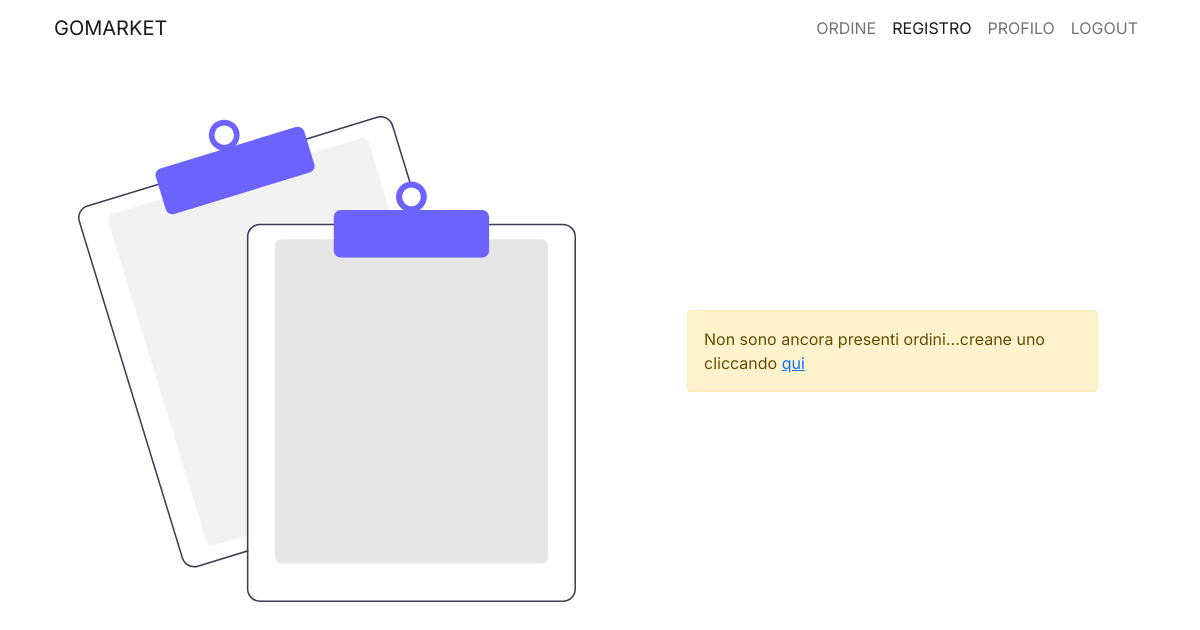
Before: /page/cliente/registro.php (signed in) with the older database file.
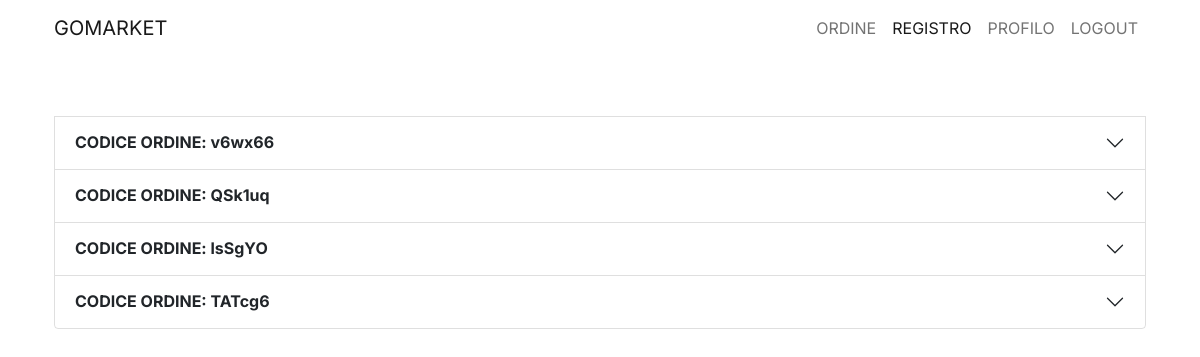
After: the same page with the newer database file.
### tables this page shows
CREATE TABLE `ordine` (
  `ID` int(3) NOT NULL,
  `codice_ordine` varchar(255) NOT NULL,
  `stato_ordine` int(1) NOT NULL,
  `totale_ordine` float NOT NULL,
  `data_ordine` date NOT NULL,
  `fk_id_utente` int(3) NOT NULL
);

### method/funzioni.php (called while the page is built, shortened)
<?php
    function connessione($sql, $base) {
		$conn = mysqli_connect("localhost", "root", "", $base);
		$resultset = $conn->query($sql);
		$righe = mysqli_fetch_all($resultset, MYSQLI_ASSOC);
		return $righe;
	}
?>

### page/cliente/registro.php (the view, shortened to what this page needs)
<?php
    include("../../method/funzioni.php");
    if(!isset($_SESSION["NOME"])) {
        $nav = "
            <nav class='navbar sticky-top navbar-expand-lg navbar-light bg-white'>
                <div class='container-fluid'>
                <a class='navbar-brand' href='../../index.php'>GOMARKET</a>
                <button class='navbar-toggler' type='button' data-bs-toggle='collapse' data-bs-target='#navbarNav' aria-controls='navbarNav' aria-expanded='false' aria-label='Toggle navigation'>
                    <span class='navbar-toggler-icon'></span>
                </button>
                <div class='collapse navbar-collapse justify-content-end' id='navbarNav'>
                    <ul class='navbar-nav'>
                    <li class='nav-item'>
                        <a class='nav-link' href='../registrazione.php'>REGISTRATI</a>
                    </li>
                    <li class='nav-item'>
                        <a class='nav-link' href='../login.php'>ACCEDI</a>
                    </li>
                    </ul>
                </div>
                </div>
            </nav>
        ";
        $body = "
            <div class='container'>
                <div class='container row'>
                <div class='col-2'></div>
                <div class='col-8 first-item'>
                    <img src='../../assets/04.svg' class='img-fluid mx-auto d-block'>
                    </div>
                </div>
            </div>
        ";
    }else {
        $sql = "SELECT * FROM ordine o WHERE o.fk_id_utente = {$_SESSION["ID_CLIENTE"]}";
        $risultato = connessione($sql, "gomarket");
        if(empty($risultato)) {
            $flag = "
                <div class='container row'>
                    <div class='col-6 align-self-center'>
                        <img src='../../assets/07.svg' class='img-fluid mx-auto d-block'>
                    </div>
                    <div class='col-1 align-self-center'></div>
                    <div class='col-5 align-self-center'>
                        <div class='alert alert-warning' role='alert'>
                            Non sono ancora presenti ordini...creane uno
                            cliccando <a href='./nordine.php'>qui</a>
                        </div>
                    </div>
                </div>
            ";
        }else {
            $flag = "<div class='accordion' id='accordionExample'>";
            foreach($risultato as $riga) {
                if($riga["stato_ordine"] == 0) { $stato_ordine = array("text-warning", "IN ATTESA", ""); }
                else if($riga["stato_ordine"] == 1) { $stato_ordine = array("text-secondary", "IN PREPARAZIONE", ""); }
                else if($riga["stato_ordine"] == 2) { $stato_ordine = array("text-primary", "IN CONSEGNA", "disabled"); }
                else { $stato_ordine = array("text-success", "CONSEGNATO", "disabled"); }
                $flag .= "
                <div class='accordion-item'>
                    <h2 class='accordion-header' id='heading{$riga["ID"]}'>
                    <button class='accordion-button collapsed' type='button' data-bs-toggle='collapse' data-bs-target='#collapse{$riga["ID"]}' aria-expanded='false' aria-controls='collapse{$riga["ID"]}'>
                        <strong>CODICE ORDINE: {$riga["codice_ordine"]}</strong>
                    </button>
                    </h2>
                    <div id='collapse{$riga["ID"]}' class='accordion-collapse collapse' aria-labelledby='heading{$riga["ID"]}' data-bs-parent='#accordionExample'>
                                <p><strong>ID ORDINE: </strong>{$riga["ID"]}</p>
                                <p><strong>CODICE ORDINE: </strong>{$riga["codice_ordine"]}</p>
                                <p><strong>DATA ORDINE: </strong>{$riga["data_ordine"]}</p>
                                <p><strong>STATO ORDINE: </strong><span class='{$stato_ordine[0]}'>{$stato_ordine[1]}<span></p>
                                <p><strong>TOTALE ORDINE: </strong>{$riga["totale_ordine"]} €</p>
                                    <a class='btn btn-outline-danger {$stato_ordine[2]}' data-bs-toggle='modal' data-bs-target='#deleteModal' type='button'>CANCELLA ORDINE</a>
                                    <a href='./detordine.php?id={$riga["ID"]}' class='btn btn-outline-primary' type='button'>DETTAGLI</a>
                    </div>
                </div>
                ";
            }
            $flag .= "</div>";
        }
        $nav = "
            <nav class='navbar sticky-top navbar-expand-lg navbar-light bg-white'>
                <div class='container-fluid'>
                <a class='navbar-brand' href='../../index.php'>GOMARKET</a>
                <button class='navbar-toggler' type='button' data-bs-toggle='collapse' data-bs-target='#navbarNav' aria-controls='navbarNav' aria-expanded='false' aria-label='Toggle navigation'>
                    <span class='navbar-toggler-icon'></span>
                </button>
                <div class='collapse navbar-collapse justify-content-end' id='navbarNav'>
                    <ul class='navbar-nav'>
                    <li class='nav-item'>
                        <a class='nav-link' href='./nordine.php'>ORDINE</a>
                    </li>
                    <li class='nav-item'>
                        <a class='nav-link active' href='./registro.php'>REGISTRO</a>
                    </li>
                    <li class='nav-item'>
                        <a class='nav-link' href='../profilo.php'>PROFILO</a>
                    </li>
                    <li class='nav-item'>
                        <a class='nav-link' href='../../method/logout.php'>LOGOUT</a>
                    </li>
                    </ul>
                </div>
                </div>
            </nav>
        ";
        $body = "
            <div class='container first-item'>
                {$flag}
            </div>
        ";
    }
    $html = "
        <html>
            <head>
            <link href='https://cdn.jsdelivr.net/npm/bootstrap@5.0.0-beta1/dist/css/bootstrap.min.css' rel='stylesheet'>
            <link rel='preconnect' href='https://fonts.gstatic.com'>
            <link href='https://fonts.googleapis.com/css2?family=Inter:wght@500&display=swap' rel='stylesheet'>
            <link rel='stylesheet' href='../../style/style.css'>
            <title>GoMarket</title>
            </head>
            <body>
                <div class='container-lg'>
                    {$nav}
                    {$body}
                </div>
                <script src='https://cdn.jsdelivr.net/npm/bootstrap@5.0.0-beta2/dist/js/bootstrap.bundle.min.js'></script>
            </body>
        </html>
    ";
    print_r($html);
?>

### style/style.css (style rules this page uses)
body { font-family: 'Inter', sans-serif; }
.first-item { padding-top: 60px; }

Changed rows visible on the page:
added ordine: codice_ordine "v6wx66"
added ordine: codice_ordine "QSk1uq"
added ordine: codice_ordine "lsSgYO"
added ordine: codice_ordine "TATcg6"
Other visible differences:
text no longer shown: "Non sono ancora presenti ordini...creane uno cliccando qui"
